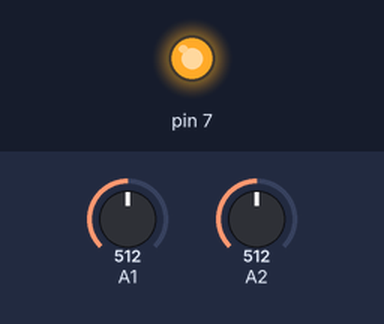
Bench run of a sketch on a simulated Arduino Uno, built with avr-gcc and run on an emulated ATmega328P. On the bench: output pins drawn as LEDs (lit = HIGH). The test bench sets the inputs (shaded band); at power-on: A1 = 512, A2 = 512. What the sketch prints to the serial monitor is not drawn.

Above: at 0.1 s.
Timing chart, 0 to 1.6 s (numbered marks = the images above):
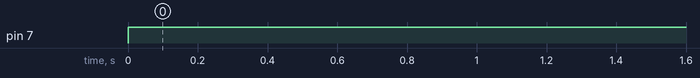

Measured:
- by itself, pin 7: LOW → HIGH at 0.00 s

The sketch:

Ardi.ino
```cpp
float vpp = 0.0048828125;
float sensitivity = 0.6;
float wattSecond;
float wattSecondu;
float voltsu = 5;
bool balance = true;

void setup() {
  // put your setup code here, to run once:
  pinMode(A0, INPUT);
  pinMode(A1, INPUT);
  pinMode(A2, INPUT);
  pinMode(7, OUTPUT);
  Serial.begin(9600);
}

void loop() {
  // put your main code here, to run repeatedly:
  if(balance == true)
    digitalWrite(7, HIGH);
  else
    digitalWrite(7, LOW);

  float watts = 0;
  float wattsu = 0;
  for(int i = 1; i<=10; i++){
    float amperage= .1; //(vt/sensitivity) + .1;
    float volts = (analogRead(A1) * 5)/1023;
    watts = watts + (amperage*volts);

    int currentu = analogRead(A2) + 1;
    float vtu = currentu * vpp;
    vtu -= 2.5;
    float amperageu= (vtu/sensitivity) + .1;
    wattsu = wattsu + (amperageu*voltsu);

    delay(100);
  }
  watts = watts/10;
  wattSecond = watts;
  Serial.println("Watt Seconds Produced: " + String(wattSecond));
  wattsu = wattsu/10;
  wattSecondu = wattsu;
  Serial.println("Watt Seconds Used: " + String(wattSecondu));

}
```
